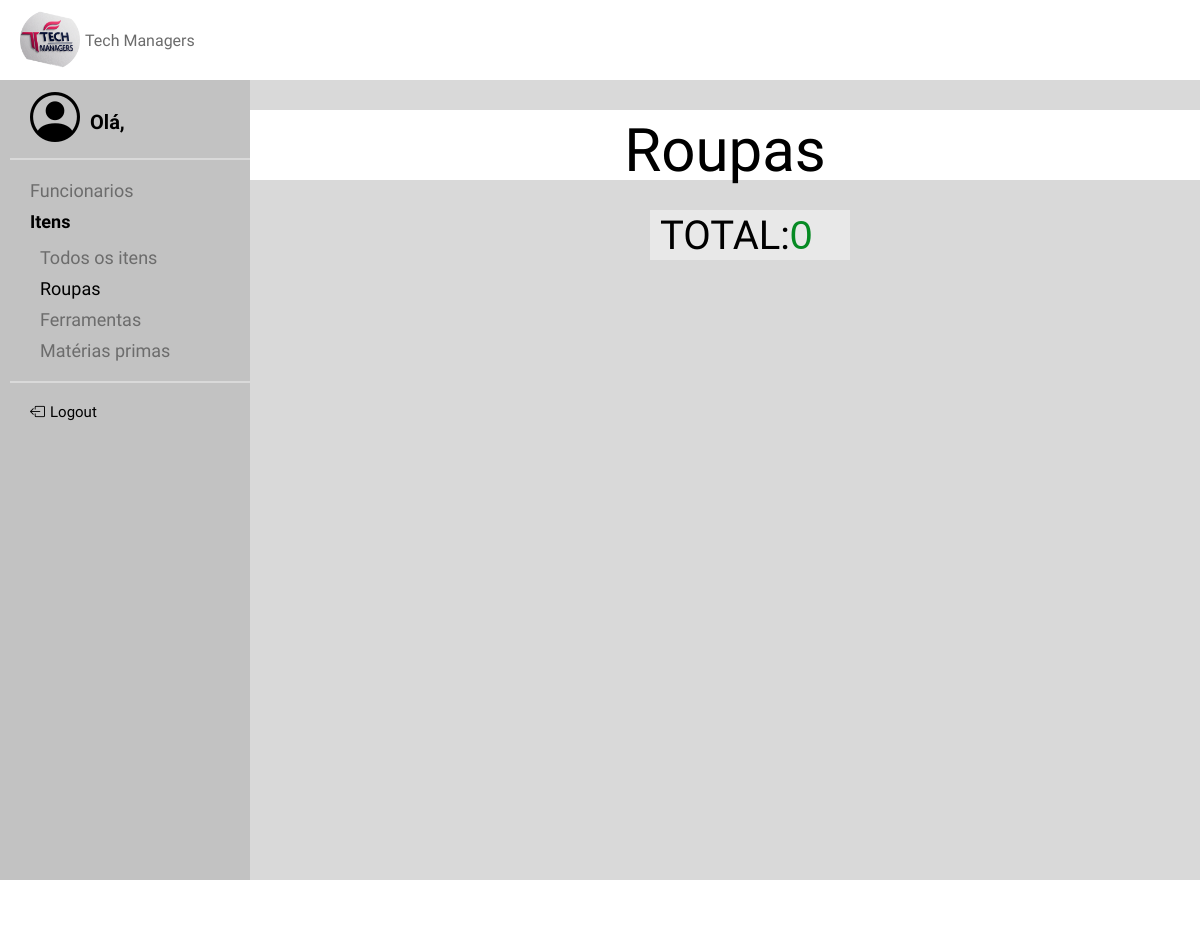
/TelaAR, run on an earlier commit of the app's database.
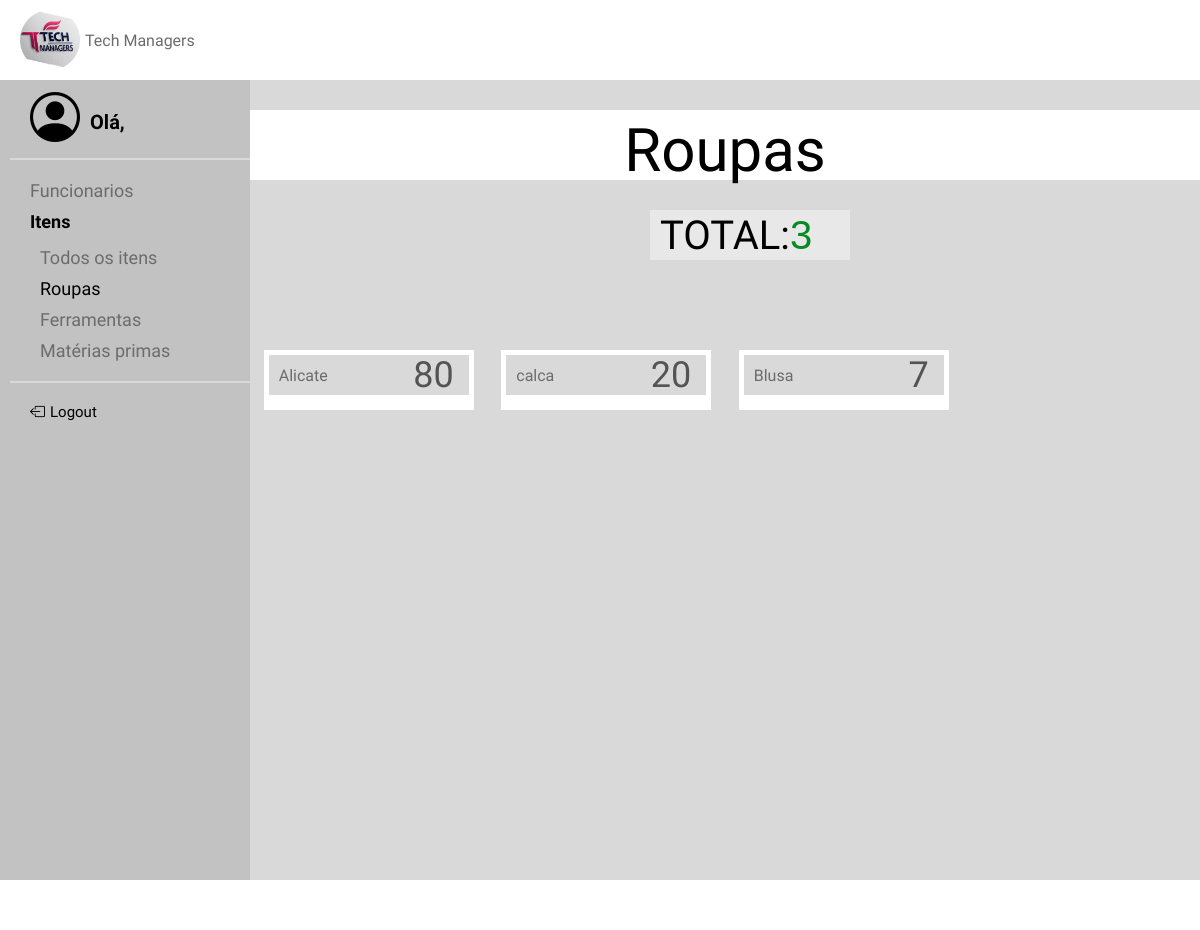
And on a later commit of the database.
### models.py (models this page shows, shortened)
class ITEM(Base):
    __tablename__ = 'item'
    id = Column(Integer, primary_key=True, unique=True, nullable=False, index=True)
    nome = Column(String(40), nullable=False, index=True)
    tipo = Column(String(40), nullable=False, index=True)
    quantidade = Column(Integer, nullable=False, index=True)

### app.py (the view)
@app.route('/TelaAR')
def tela_roupas():
    itens = ITEM.query.filter_by(tipo="Roupa").all()
    return render_template("TelaARoupas.html", itens=itens)

### templates/TelaARoupas.html
{% extends "base.html" %}
{% block conteudo %}
    <link rel="stylesheet" href="/static/TelaARoupas.css">
    <div class="container">
        <div id="numero">
            <p class="titulo">Roupas</p>
        </div>
        <div id="total">
            <p for="numero" id="textonumero"> TOTAL: </p>
            <input type="number" id="camponumero" name="numero" value="{{ itens | length }}" readonly>
        </div>
        <div class="cards">
            {% for item in itens %}
                <div class="card">
                    <form class="input-group">
                        <input type="text" id="nome" name="nome" value="{{ item.nome }}" readonly>
                        <input type="number" id="quantidade" name="quantidade" value="{{ item.quantidade }}" disabled>
                    </form>
                </div>
            {% endfor %}
        </div>
    </div>
{% endblock %}

What changed in the data, as far as the page shows it:
added ITEM: nome "Alicate", quantidade "80"
added ITEM: nome "calca", quantidade "20"
added ITEM: nome "Blusa", quantidade "7"
Also different on the page:
form field numero: "0" → "3"
